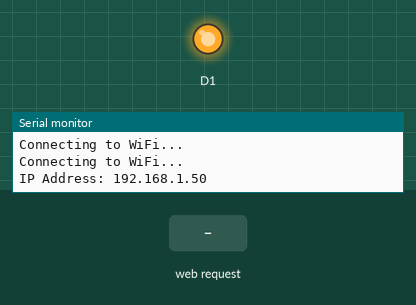
Bench run of a sketch on a simulated ESP8266 (NodeMCU). Shown: output pins drawn as LEDs (lit = HIGH), the last lines printed to the serial monitor. Inputs (shaded band) come from the test bench. WiFi joins after 1.5 s; servers stay silent unless stated.

Above: at 3.2 s.
3.3 s: HTTP request GET /OpenDoor received
At 3.8 s:
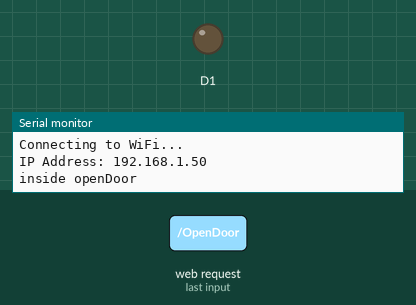
5.5 s: HTTP request GET / received
Timing chart, 0 to 8.5 s (numbered marks = the images above; inputs shaded):
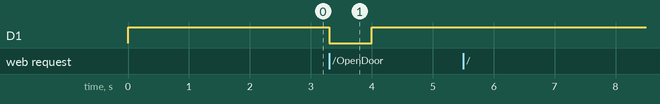

Measured:
- after the input at 3.3 s, D1: HIGH → LOW at once, → HIGH 0.70 s later

The sketch:

OpenDoorProject.ino
```cpp
#include <ESP8266WebServer.h>
#include <Arduino.h>


ESP8266WebServer server;
const char* ssid = "MobinNet-4ACD";
const char* password = "6Qvhmcsee";

const char* PARAM_INPUT_1 = "input1";
unsigned long resetInterval = 24 * 60 * 60 * 1000;  // Set the reset interval to 24 hours (in milliseconds)
unsigned long lastResetTime = 0;


// HTML web page to handle 3 input fields (input1, input2, input3)
const char index_html[] PROGMEM = R"rawliteral(
<!DOCTYPE HTML><html>


<head>
	<title>Button in the middle of the page</title>
  <meta charset="UTF-8">
	<style>
	body {
			background-color: #f5f5f5;
			font-family: 'Segoe UI', Tahoma, Geneva, Verdana, sans-serif;
		}

		.center {
			display: flex;
			flex-direction: column;
			justify-content: center;
			align-items: center;
			height: 100vh;
		}

		button {
			background-color: #4CAF50;
			color: white;
			padding: 60px 120px;
			border: none;
			border-radius: 25px;
			font-size: 64px;
			cursor: pointer;
			transition: background-color 0.3s ease;
		}

	button:hover {
			background-color: #3e8e41;
		}
    label {
			font-size: 32px;
			font-weight: bold;
			margin-bottom: 40px;
			text-align: center;
			text-transform: uppercase;
			color: #333;
			text-shadow: 1px 1px #fff;
		}
	</style>
</head>

<body>
		<div class="center">
    	<label for="input1">باز کردن درب خانه هوشمند</label>
			<button id="door1" onclick="sendData('door1')">Click Me!!</button>
		</div>
  <script>
      var URL,variable;
  function sendData(butn){
    if(butn=='door1')
    {
      URL='OpenDoor';
      variable='door1';
    }
    var xhr=new XMLHttpRequest();
     xhr.onreadystatechange = function(butn)
  {
    if (this.readyState == 4 && this.status == 200)
    {
      var obj=JSON.parse(this.responseText);
    document.getElementById(variable).style.backgroundColor = obj.btnColor;
    document.getElementById(variable).innerHTML = obj.btnText;
    }
  };
  xhr.open('GET', URL, true);
  xhr.send();
  }
  setInterval(reload,4000);
  function reload(){
    document.getElementById(variable).style.backgroundColor = "#4CAF50";
    document.getElementById(variable).innerHTML = "Click Me!!" ;
  }
  </script>
</body>
  </html>)rawliteral";
const uint32_t WATCHDOG_TIMEOUT = 86400000;
 String json;
void setup() {
  Serial.begin(115200);
  lastResetTime = millis();
  pinMode(D1, OUTPUT);
  digitalWrite(D1, HIGH);
  WiFi.mode(WIFI_STA);
  WiFi.begin(ssid, password);
  while (WiFi.status() != WL_CONNECTED) {
    delay(1000);
    Serial.println("Connecting to WiFi...");
  }
  //WiFi.softAPConfig(localIP, gateway, subnet);  //predefined IP address
  //WiFi.softAP(ssidAp, password);                // initialise Wi-Fi
  server.on("/", handleRoot);        // initialise server
  server.on("/OpenDoor", openDoor);  // load default webpage
  server.begin();
  Serial.println();
  Serial.print("IP Address: ");
  Serial.println(WiFi.localIP());
}
void handleRoot() {
  Serial.println("inside handleRoot");
  server.send_P(200, "text/html", index_html);
}
void openDoor()  // function to load default webpage and send HTML code to client
{
  Serial.println("inside openDoor");
  digitalWrite(D1, LOW);
  delay(700);
  digitalWrite(D1, HIGH);
   json = JsonConvert("Door Opened", "red");
  server.send(200, "text/json", json);
  // document.getElementById("door1").innerHTML = "Changed....";
}

String JsonConvert(String btnText, String btnColor) {
  json = "{\"btnText\":\"" + btnText + "\",";
  json += " \"btnColor\": \"" + btnColor + "\"}";
  return json;
}

void loop() {
  server.handleClient();
  resetESP();
}

void resetESP() {
  if (millis() - lastResetTime >= resetInterval) {
    Serial.println("Resetting...");
    delay(2000);
    ESP.reset();  // Reset the ESP8266
  }
}
```
